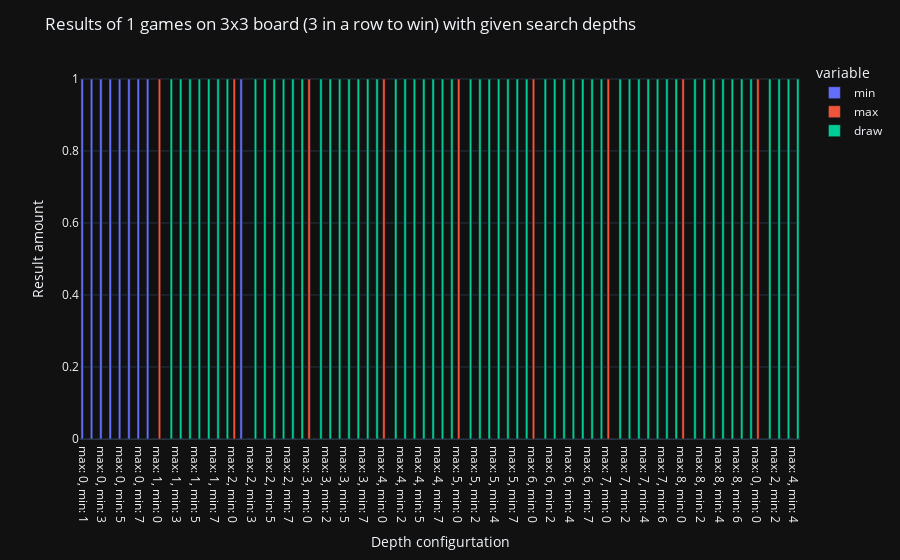

Notebook cell for this chart:
### Code cell
fig = px.bar(sum_df, barmode='group', template='plotly_dark')
layout = go.Layout(title=f'Results of {RUN_AMOUNT} games on {BOARD_SIZE}x{BOARD_SIZE} board ({WIN_LENGTH} in a row to win) with given search depths',
                   yaxis=dict(title='Result amount'),
                   xaxis=dict(title='Depth configurtation'))
fig.update_layout(layout)
fig.show()

### Figure 1 — Plotly figure (JSON) as saved in the notebook; plotly's stock layout.template omitted (floating-point values rounded to 4 significant figures)
{"data": [{"alignmentgroup": "True", "hovertemplate": "variable=min<br>index=%{x}<br>value=%{y}<extra></extra>", "legendgroup": "min", "marker": {"color": "#636efa", "pattern": {"shape": ""}}, "name": "min", "offsetgroup": "min", "orientation": "v", "showlegend": true, "textposition": "auto", "type": "bar", "x": ["max: 0, min: 1", "max: 0, min: 2", "max: 0, min: 3", "max: 0, min: 4", "max: 0, min: 5", "max: 0, min: 6", "max: 0, min: 7", "max: 0, min: 8", "max: 1, min: 0", "max: 1, min: 2", "max: 1, min: 3", "max: 1, min: 4", "max: 1, min: 5", "max: 1, min: 6", "max: 1, min: 7", "max: 1, min: 8", "max: 2, min: 0", "max: 2, min: 1", "max: 2, min: 3", "max: 2, min: 4", "max: 2, min: 5", "max: 2, min: 6", "max: 2, min: 7", "max: 2, min: 8", "max: 3, min: 0", "max: 3, min: 1", "max: 3, min: 2", "max: 3, min: 4", "max: 3, min: 5", "max: 3, min: 6", "max: 3, min: 7", "max: 3, min: 8", "max: 4, min: 0", "max: 4, min: 1", "max: 4, min: 2", "max: 4, min: 3", "max: 4, min: 5", "max: 4, min: 6", "max: 4, min: 7", "max: 4, min: 8", "max: 5, min: 0", "max: 5, min: 1", "max: 5, min: 2", "max: 5, min: 3", "max: 5, min: 4", "max: 5, min: 6", "max: 5, min: 7", "max: 5, min: 8", "max: 6, min: 0", "max: 6, min: 1", "max: 6, min: 2", "max: 6, min: 3", "max: 6, min: 4", "max: 6, min: 5", "max: 6, min: 7", "max: 6, min: 8", "max: 7, min: 0", "max: 7, min: 1", "max: 7, min: 2", "max: 7, min: 3", "max: 7, min: 4", "max: 7, min: 5", "max: 7, min: 6", "max: 7, min: 8", "max: 8, min: 0", "max: 8, min: 1", "max: 8, min: 2", "max: 8, min: 3", "max: 8, min: 4", "max: 8, min: 5", "max: 8, min: 6", "max: 8, min: 7", "max: 0, min: 0", "max: 1, min: 1", "max: 2, min: 2", "max: 3, min: 3", "max: 4, min: 4"], "xaxis": "x", "y": [1, 1, 1, 1, 1, 1, 1, 1, 0, 0, 0, 0, 0, 0, 0, 0, 0, 1, 0, 0, 0, 0, 0, 0, 0, 0, 0, 0, 0, 0, 0, 0, 0, 0, 0, 0, 0, 0, 0, 0, 0, 0, 0, 0, 0, 0, 0, 0, 0, 0, 0, 0, 0, 0, 0, 0, 0, 0, 0, 0, 0, 0, 0, 0, 0, 0, 0, 0, 0, 0, 0, 0, 0, 0, 0, 0, 0], "yaxis": "y"}, {"alignmentgroup": "True", "hovertemplate": "variable=max<br>index=%{x}<br>value=%{y}<extra></extra>", "legendgroup": "max", "marker": {"color": "#EF553B", "pattern": {"shape": ""}}, "name": "max", "offsetgroup": "max", "orientation": "v", "showlegend": true, "textposition": "auto", "type": "bar", "x": ["max: 0, min: 1", "max: 0, min: 2", "max: 0, min: 3", "max: 0, min: 4", "max: 0, min: 5", "max: 0, min: 6", "max: 0, min: 7", "max: 0, min: 8", "max: 1, min: 0", "max: 1, min: 2", "max: 1, min: 3", "max: 1, min: 4", "max: 1, min: 5", "max: 1, min: 6", "max: 1, min: 7", "max: 1, min: 8", "max: 2, min: 0", "max: 2, min: 1", "max: 2, min: 3", "max: 2, min: 4", "max: 2, min: 5", "max: 2, min: 6", "max: 2, min: 7", "max: 2, min: 8", "max: 3, min: 0", "max: 3, min: 1", "max: 3, min: 2", "max: 3, min: 4", "max: 3, min: 5", "max: 3, min: 6", "max: 3, min: 7", "max: 3, min: 8", "max: 4, min: 0", "max: 4, min: 1", "max: 4, min: 2", "max: 4, min: 3", "max: 4, min: 5", "max: 4, min: 6", "max: 4, min: 7", "max: 4, min: 8", "max: 5, min: 0", "max: 5, min: 1", "max: 5, min: 2", "max: 5, min: 3", "max: 5, min: 4", "max: 5, min: 6", "max: 5, min: 7", "max: 5, min: 8", "max: 6, min: 0", "max: 6, min: 1", "max: 6, min: 2", "max: 6, min: 3", "max: 6, min: 4", "max: 6, min: 5", "max: 6, min: 7", "max: 6, min: 8", "max: 7, min: 0", "max: 7, min: 1", "max: 7, min: 2", "max: 7, min: 3", "max: 7, min: 4", "max: 7, min: 5", "max: 7, min: 6", "max: 7, min: 8", "max: 8, min: 0", "max: 8, min: 1", "max: 8, min: 2", "max: 8, min: 3", "max: 8, min: 4", "max: 8, min: 5", "max: 8, min: 6", "max: 8, min: 7", "max: 0, min: 0", "max: 1, min: 1", "max: 2, min: 2", "max: 3, min: 3", "max: 4, min: 4"], "xaxis": "x", "y": [0, 0, 0, 0, 0, 0, 0, 0, 1, 0, 0, 0, 0, 0, 0, 0, 1, 0, 0, 0, 0, 0, 0, 0, 1, 0, 0, 0, 0, 0, 0, 0, 1, 0, 0, 0, 0, 0, 0, 0, 1, 0, 0, 0, 0, 0, 0, 0, 1, 0, 0, 0, 0, 0, 0, 0, 1, 0, 0, 0, 0, 0, 0, 0, 1, 0, 0, 0, 0, 0, 0, 0, 1, 0, 0, 0, 0], "yaxis": "y"}, {"alignmentgroup": "True", "hovertemplate": "variable=draw<br>index=%{x}<br>value=%{y}<extra></extra>", "legendgroup": "draw", "marker": {"color": "#00cc96", "pattern": {"shape": ""}}, "name": "draw", "offsetgroup": "draw", "orientation": "v", "showlegend": true, "textposition": "auto", "type": "bar", "x": ["max: 0, min: 1", "max: 0, min: 2", "max: 0, min: 3", "max: 0, min: 4", "max: 0, min: 5", "max: 0, min: 6", "max: 0, min: 7", "max: 0, min: 8", "max: 1, min: 0", "max: 1, min: 2", "max: 1, min: 3", "max: 1, min: 4", "max: 1, min: 5", "max: 1, min: 6", "max: 1, min: 7", "max: 1, min: 8", "max: 2, min: 0", "max: 2, min: 1", "max: 2, min: 3", "max: 2, min: 4", "max: 2, min: 5", "max: 2, min: 6", "max: 2, min: 7", "max: 2, min: 8", "max: 3, min: 0", "max: 3, min: 1", "max: 3, min: 2", "max: 3, min: 4", "max: 3, min: 5", "max: 3, min: 6", "max: 3, min: 7", "max: 3, min: 8", "max: 4, min: 0", "max: 4, min: 1", "max: 4, min: 2", "max: 4, min: 3", "max: 4, min: 5", "max: 4, min: 6", "max: 4, min: 7", "max: 4, min: 8", "max: 5, min: 0", "max: 5, min: 1", "max: 5, min: 2", "max: 5, min: 3", "max: 5, min: 4", "max: 5, min: 6", "max: 5, min: 7", "max: 5, min: 8", "max: 6, min: 0", "max: 6, min: 1", "max: 6, min: 2", "max: 6, min: 3", "max: 6, min: 4", "max: 6, min: 5", "max: 6, min: 7", "max: 6, min: 8", "max: 7, min: 0", "max: 7, min: 1", "max: 7, min: 2", "max: 7, min: 3", "max: 7, min: 4", "max: 7, min: 5", "max: 7, min: 6", "max: 7, min: 8", "max: 8, min: 0", "max: 8, min: 1", "max: 8, min: 2", "max: 8, min: 3", "max: 8, min: 4", "max: 8, min: 5", "max: 8, min: 6", "max: 8, min: 7", "max: 0, min: 0", "max: 1, min: 1", "max: 2, min: 2", "max: 3, min: 3", "max: 4, min: 4"], "xaxis": "x", "y": [0, 0, 0, 0, 0, 0, 0, 0, 0, 1, 1, 1, 1, 1, 1, 1, 0, 0, 1, 1, 1, 1, 1, 1, 0, 1, 1, 1, 1, 1, 1, 1, 0, 1, 1, 1, 1, 1, 1, 1, 0, 1, 1, 1, 1, 1, 1, 1, 0, 1, 1, 1, 1, 1, 1, 1, 0, 1, 1, 1, 1, 1, 1, 1, 0, 1, 1, 1, 1, 1, 1, 1, 0, 1, 1, 1, 1], "yaxis": "y"}], "layout": {"barmode": "group", "legend": {"title": {"text": "variable"}, "tracegroupgap": 0}, "margin": {"t": 60}, "title": {"text": "Results of 1 games on 3x3 board (3 in a row to win) with given search depths"}, "xaxis": {"anchor": "y", "domain": [0, 1], "title": {"text": "Depth configurtation"}}, "yaxis": {"anchor": "x", "domain": [0, 1], "title": {"text": "Result amount"}}}}
